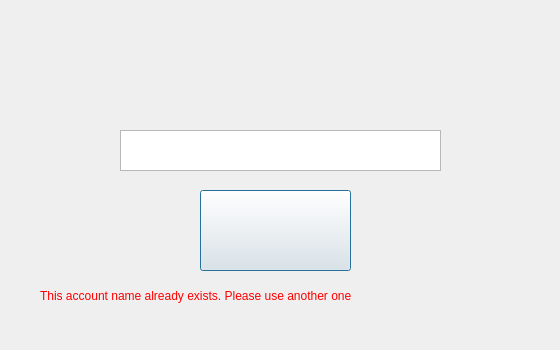
<?xml version="1.0" encoding="UTF-8"?>
<ui version="4.0">
 <class>NewGame</class>
 <widget class="QDialog" name="NewGame">
  <property name="geometry">
   <rect>
    <x>0</x>
    <y>0</y>
    <width>560</width>
    <height>350</height>
   </rect>
  </property>
  <property name="windowTitle">
   <string>Dialog</string>
  </property>
  <widget class="QLabel" name="label">
   <property name="geometry">
    <rect>
     <x>0</x>
     <y>0</y>
     <width>571</width>
     <height>351</height>
    </rect>
   </property>
   <property name="text">
    <string/>
   </property>
   <property name="pixmap">
    <pixmap resource="resources.qrc">:/Images/Images/Menu/hs.jpg</pixmap>
   </property>
  </widget>
  <widget class="QTextEdit" name="textEditName">
   <property name="geometry">
    <rect>
     <x>120</x>
     <y>130</y>
     <width>321</width>
     <height>41</height>
    </rect>
   </property>
   <property name="styleSheet">
    <string notr="true">font: 18pt &quot;Eras Bold ITC&quot;;</string>
   </property>
   <property name="html">
    <string>&lt;!DOCTYPE HTML PUBLIC &quot;-//W3C//DTD HTML 4.0//EN&quot; &quot;http://www.w3.org/TR/REC-html40/strict.dtd&quot;&gt;
&lt;html&gt;&lt;head&gt;&lt;meta name=&quot;qrichtext&quot; content=&quot;1&quot; /&gt;&lt;style type=&quot;text/css&quot;&gt;
p, li { white-space: pre-wrap; }
&lt;/style&gt;&lt;/head&gt;&lt;body style=&quot; font-family:'Eras Bold ITC'; font-size:18pt; font-weight:400; font-style:normal;&quot;&gt;
&lt;p style=&quot; margin-top:0px; margin-bottom:0px; margin-left:0px; margin-right:0px; -qt-block-indent:0; text-indent:0px;&quot;&gt;&lt;span style=&quot; font-family:'MS Shell Dlg 2'; color:#0a2b3f;&quot;&gt; &lt;/span&gt;&lt;/p&gt;&lt;/body&gt;&lt;/html&gt;</string>
   </property>
   <property name="cursorWidth">
    <number>3</number>
   </property>
  </widget>
  <widget class="QPushButton" name="pushButton">
   <property name="geometry">
    <rect>
     <x>200</x>
     <y>190</y>
     <width>151</width>
     <height>81</height>
    </rect>
   </property>
   <property name="text">
    <string/>
   </property>
   <property name="icon">
    <iconset resource="resources.qrc">
     <normaloff>:/Images/Images/Buttons/createprofile.png</normaloff>:/Images/Images/Buttons/createprofile.png</iconset>
   </property>
   <property name="iconSize">
    <size>
     <width>150</width>
     <height>150</height>
    </size>
   </property>
  </widget>
  <widget class="QLabel" name="accountExistsLabel">
   <property name="geometry">
    <rect>
     <x>40</x>
     <y>280</y>
     <width>501</width>
     <height>31</height>
    </rect>
   </property>
   <property name="styleSheet">
    <string notr="true">color: rgb(255, 0, 0);
font: 14pt &quot;MS Shell Dlg 2&quot;;</string>
   </property>
   <property name="text">
    <string>This account name already exists. Please use another one</string>
   </property>
  </widget>
 </widget>
 <resources>
  <include location="resources.qrc"/>
 </resources>
 <connections/>
</ui>
